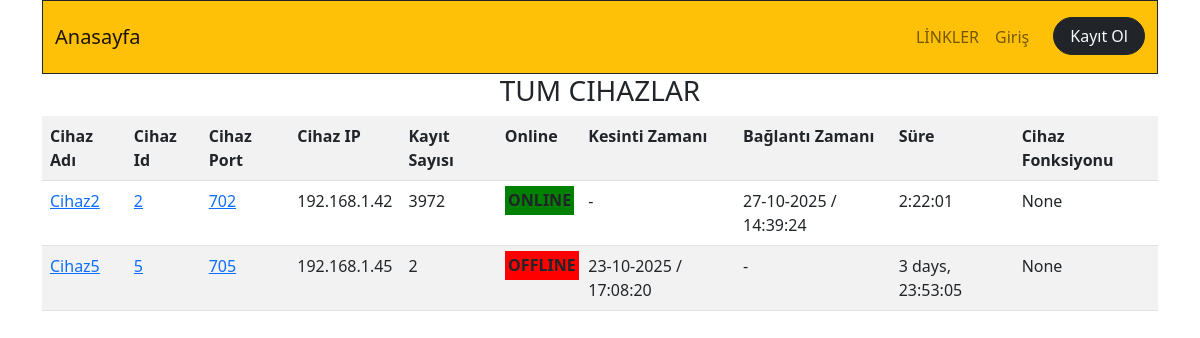
Page /cihazlar_tum on the committed database.
### app_monitor/models.py (models this page shows, shortened)
class Device(models.Model):
    device_id=models.IntegerField(primary_key=True,db_column='ID')
    device_name=models.CharField(blank=True,null=True, max_length=20)
    device_ip=models.CharField(blank=True,null=True, max_length=20)
    device_port=models.IntegerField(blank=True,null=True)
    device_function=models.CharField(blank=True,null=True, max_length=20)
    device_state=models.BooleanField(blank=True,null=True,default=False) #241225
    def __str__(self):
        return(f"{self.device_id}")

class Event(models.Model):
    id=models.BigAutoField(primary_key=True,db_column='ID')
    device_id=models.ForeignKey(Device,on_delete=models.CASCADE,null=True, blank=True)
    device_name=models.CharField(blank=True,null=True, max_length=50)
    alarm_id=models.ForeignKey(Alarm,on_delete=models.CASCADE,null=True, blank=True)
    alarm_name=models.CharField(blank=True,null=True, max_length=50)
    event_active=models.BooleanField(default=True) #alarm devam ediyor mu?  241225
    start_time=models.DateTimeField(blank=True,null=True)
    finish_time=models.DateTimeField(blank=True,null=True)
    info=models.CharField(blank=True,null=True, max_length=50)
    def __str__(self):
        return f"Device name:{self.device_name}--Device ID:{self.device_name}--{self.alarm_name}--{self.start_time}"

### app_monitor/views.py (the view)
# urls.py: path('cihazlar_tum',devices_all,name="devices_all"), #<str:**> parametresi çok dikkatli kullanılmalı,string oldugu için diğer url leri ezmektedir. Ayrıca cihazlar/ şeklinde bir yol da eklenmelidir.
def devices_all(request):
    devices_all=Device.objects.all()
    datetime_now=datetime.now()
    devices_online=[]
    cihaz_isimleri_query=Temperature.objects.values("device_name").distinct()
    cihaz_isimleri=[]
    for cihaz in cihaz_isimleri_query:
        cihaz_isimleri.append(list(cihaz.values())[0]) #cihaz isimlerini dizi olarak elde ettik. 250101
    print(f"devices_all:{devices_all}")
    for device in devices_all:
        try:
            if device.event_set.filter(alarm_id=1).last().event_active == False:
                devices_online.append(device.device_id)
                print(f"datetime_now- device.temperature_set.last.date() {device.temperature_set.last().device_id}: {datetime.timestamp(datetime_now) - datetime.timestamp(device.temperature_set.last().date) }")
        except Exception as e:
            print(f"device_id:{device.device_id} için henüz kesinti alarmı (Alarm ID:1) oluşmamış: {str(e)}")
    print(f"online cihazlar: {devices_online}")
    context=dict(
        devices_all=devices_all,
        devices_online=devices_online,
        cihaz_isimleri=cihaz_isimleri,
    )
    return render(request,"app_monitor/devices_all.html",context)

### app_monitor/templatetags/template_tags.py (called while the page is built)
@register.filter
def last_event_active(devices,alarm_id):
    try:
        last_event=devices.event_set.filter(alarm_id=alarm_id).last()
        last_event_status=last_event.event_active
        if last_event_status == True:
            print("last_event_active: TRUE")
            return True
        else:
            print("last_event_active: FALSE")
            return False
    except Exception as e:
        print(f"EXCEPTION: last_event_active; {str(e)} ")
        return "-"

@register.filter
def last_event_startdate(devices,alarm_id):
    try:
        last_event=devices.event_set.filter(alarm_id=alarm_id).last()
        last_event_startdate_formatsiz=last_event.start_time
        last_event_startdate=datetime.strftime(last_event_startdate_formatsiz,'%d-%m-%Y / %H:%M:%S')
        return last_event_startdate
    except Exception as e:
        print(f"EXCEPTION: last_event_startdate; {str(e)} ")
        return "-"

@register.filter
def last_event_finishdate(devices,alarm_id):
    try:
        last_event=devices.event_set.filter(alarm_id=alarm_id).last()
        print(f"devices.event_set.filter(alarm_id=alarm_id).last(): {devices.event_set.filter(alarm_id=alarm_id).last()}")
        last_event_finishtdate_formatsiz=last_event.finish_time
        print(f"last_event.finish_time: {last_event.finish_time}")
        last_event_finishdate=datetime.strftime(last_event_finishtdate_formatsiz,'%d-%m-%Y / %H:%M:%S')
        print("datetime.strftime(last_event_finishtdate_formatsiz,'%d-%m-%Y %H:%M:%S'): {last_event_finishdate}")
        return last_event_finishdate
    except Exception as e:
        print(f"EXCEPTION: last_event_finishdate; {str(e)} ")
        return "-"

@register.filter
def active_device_duration(devices,alarm_id):
    try:
        last_event=devices.event_set.filter(alarm_id=alarm_id).last()
        print(f"devices.event_set.filter(alarm_id=alarm_id).last(): {devices.event_set.filter(alarm_id=alarm_id).last()}")
        active_device_duration_formatsiz=datetime.now() - last_event.finish_time
        print(f"datetime.now() - last_event.finish_time: {datetime.now() - last_event.finish_time}")
        last_event_startdate_formatsiz=last_event.start_time
        return str(active_device_duration_formatsiz).split(".")[0]
    except Exception as e:
        print(f"EXCEPTION: active_device_duration; {str(e)} ")
        return "-"

### app_monitor/templates/app_monitor/devices_all.html (shortened to what this page needs)
{% extends "core/base_without_navbar.html" %}
{% load static %}
{% load template_tags %}
{% block content %}
<div class="container">
        <nav
        class="container-fluid navbar navbar-expand-lg bg-warning border border-bottom border-dark  opacity-99 ">
        <div class="container-fluid py-2 ">
            <a class="navbar-brand" href="/app_monitor">Anasayfa</a>
        <div class="collapse navbar-collapse" id="navbarNavAltMarkup">
            <ul class="navbar-nav ms-auto">
                <li class="nav-item dropdown_hover">
                    <a class="nav-link" href="#" role="button" data-bs-toggle="dropdown" aria-expanded="false">
                        LİNKLER
                    </a>
                </li>
                {% if request.user.is_authenticated %}
                <li class="nav-item dropdown">
                    <a class="nav-link dropdown-toggle" href="#" role="button" data-bs-toggle="dropdown" aria-expanded="false">
                        {{ request.user.username }}
                    </a>
                    <ul class="dropdown-menu">
                        <li><a class="dropdown-item" href=" {{ request.user.profile }} ">Edit Profile</a></li>
                        <li><a class="dropdown-item" href=" {{ request.user.profile }} ">All {{ request.user.profile }} Posts </a></li>
                    </ul>
                </li>
                <li class="nav-item">
                    <a class=" btn btn-dark text-light px-3 rounded-pill ms-3" href="{% url 'app_user_profile:logout_view' %} ">Çıkış</a>
                </li>
                {% else  %}
                <li class="nav-item">
                    <a class="nav-link" href="{% url 'app_user_profile:login_view' %} ">Giriş</a>
                </li>
                <li class="nav-item">
                    <a class=" btn btn-dark text-light px-3 rounded-pill ms-3" href="{% url 'app_user_profile:register_view' %} ">Kayıt Ol</a>
                </li>
                {% endif %}
            </ul>
        </div>
    </div>
</nav>
<h3 class="text-center">TUM CIHAZLAR</h3>
<table class="table table-striped tablo-online">
    <th>Cihaz Adı</th>
    <th>Cihaz Id</th>
    <th>Cihaz Port</th>
    <th>Cihaz IP</th>
    <th>Kayıt Sayısı</th>
    <th>Online</th>
    <th>Kesinti Zamanı</th>
    <th>Bağlantı Zamanı</th>
    <th>Süre</th>
    <th>Cihaz Fonksiyonu</th>
    {% for devices in devices_all %}
    <tr class="device-row">
        <td><a href="/app_monitor/cihazlar/cihaz_adi={{devices.device_name}}" target="_blank">{{devices.device_name}}</a></td>
        <td> <a href="/app_monitor/cihazlar/cihaz_id={{devices.device_id}}" target="_blank">{{devices.device_id}}</a></td>
        <td> <a href="/app_monitor/cihazlar/cihaz_port={{devices.device_port}}" target="_blank">{{devices.device_port}}</a></td>
        <td>{{devices.device_ip}} </td>
        <td>{{devices.temperature_set.all.count}} </td>
        <td>
            {% if  devices.device_id in devices_online %}
            <b class="b-online-check" style="background-color: green;padding: 5%;">ONLINE</b>
            {% else %}
            <b class="b-online-check" style="background-color: red;padding: 5%;">OFFLINE</b>
            {% endif %}
        </td>
        {% if devices|last_event_active:1  %} {% comment "KESINTI ZAMANI" %}{% endcomment %}
        <td> {{devices|last_event_startdate:1}} </td>
        {% else %}
        <td> - </td>
        {% endif %}
        {% if devices|last_event_active:1  %} {% comment "BAĞLANTI ZAMANI" %}{% endcomment %}
        <td> - </td>
        {% else %}
        <td> {{devices|last_event_finishdate:1}} </td>
        {% endif %}
        {% if devices|last_event_active:1  %} {% comment "SURE" %}{% endcomment %}
        <td> {{ devices|outage_device_duration:1 }} </td>
        {% else %}
        <td> {{ devices|active_device_duration:1 }} </td>
        {% endif %}
        <td>{{devices.device_function}} </td>
    </tr>
    {% endfor %}
</table>
</div>
{% endblock content %}

### rows in the picture
Device: device_name "Cihaz2", device_id "2", device_port "702", device_ip "192.168.1.42", temperature_set.all.count "3972", shows "ONLINE", ID.finish_time "27-10-2025 / 14:39:24", ID.finish_time "2:22:01", device_function "None"
Device: device_name "Cihaz5", device_id "5", device_port "705", device_ip "192.168.1.45", temperature_set.all.count "2", shows "OFFLINE", ID.start_time "23-10-2025 / 17:08:20", ID.start_time "3 days, 23:53:05", device_function "None"
